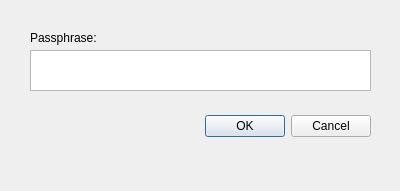
<?xml version="1.0" encoding="UTF-8"?>
<ui version="4.0">
 <class>PassphraseDialog</class>
 <widget class="QDialog" name="PassphraseDialog">
  <property name="enabled">
   <bool>true</bool>
  </property>
  <property name="geometry">
   <rect>
    <x>0</x>
    <y>0</y>
    <width>400</width>
    <height>191</height>
   </rect>
  </property>
  <property name="windowTitle">
   <string>Enter passphrase</string>
  </property>
  <property name="windowOpacity">
   <double>1.000000000000000</double>
  </property>
  <property name="toolTipDuration">
   <number>-2</number>
  </property>
  <property name="accessibleName">
   <string/>
  </property>
  <widget class="QDialogButtonBox" name="OKBox">
   <property name="geometry">
    <rect>
     <x>30</x>
     <y>110</y>
     <width>341</width>
     <height>32</height>
    </rect>
   </property>
   <property name="orientation">
    <enum>Qt::Horizontal</enum>
   </property>
   <property name="standardButtons">
    <set>QDialogButtonBox::Cancel|QDialogButtonBox::Ok</set>
   </property>
  </widget>
  <widget class="QTextEdit" name="PassphraseText">
   <property name="geometry">
    <rect>
     <x>30</x>
     <y>50</y>
     <width>341</width>
     <height>41</height>
    </rect>
   </property>
  </widget>
  <widget class="QLabel" name="label">
   <property name="geometry">
    <rect>
     <x>30</x>
     <y>30</y>
     <width>101</width>
     <height>16</height>
    </rect>
   </property>
   <property name="text">
    <string>Passphrase:</string>
   </property>
  </widget>
  <widget class="QLabel" name="passphraseLabel">
   <property name="geometry">
    <rect>
     <x>40</x>
     <y>160</y>
     <width>55</width>
     <height>16</height>
    </rect>
   </property>
   <property name="text">
    <string/>
   </property>
  </widget>
 </widget>
 <resources/>
 <connections>
  <connection>
   <sender>OKBox</sender>
   <signal>accepted()</signal>
   <receiver>PassphraseDialog</receiver>
   <slot>accept()</slot>
   <hints>
    <hint type="sourcelabel">
     <x>248</x>
     <y>254</y>
    </hint>
    <hint type="destinationlabel">
     <x>157</x>
     <y>274</y>
    </hint>
   </hints>
  </connection>
  <connection>
   <sender>OKBox</sender>
   <signal>rejected()</signal>
   <receiver>PassphraseDialog</receiver>
   <slot>reject()</slot>
   <hints>
    <hint type="sourcelabel">
     <x>316</x>
     <y>260</y>
    </hint>
    <hint type="destinationlabel">
     <x>286</x>
     <y>274</y>
    </hint>
   </hints>
  </connection>
 </connections>
</ui>
